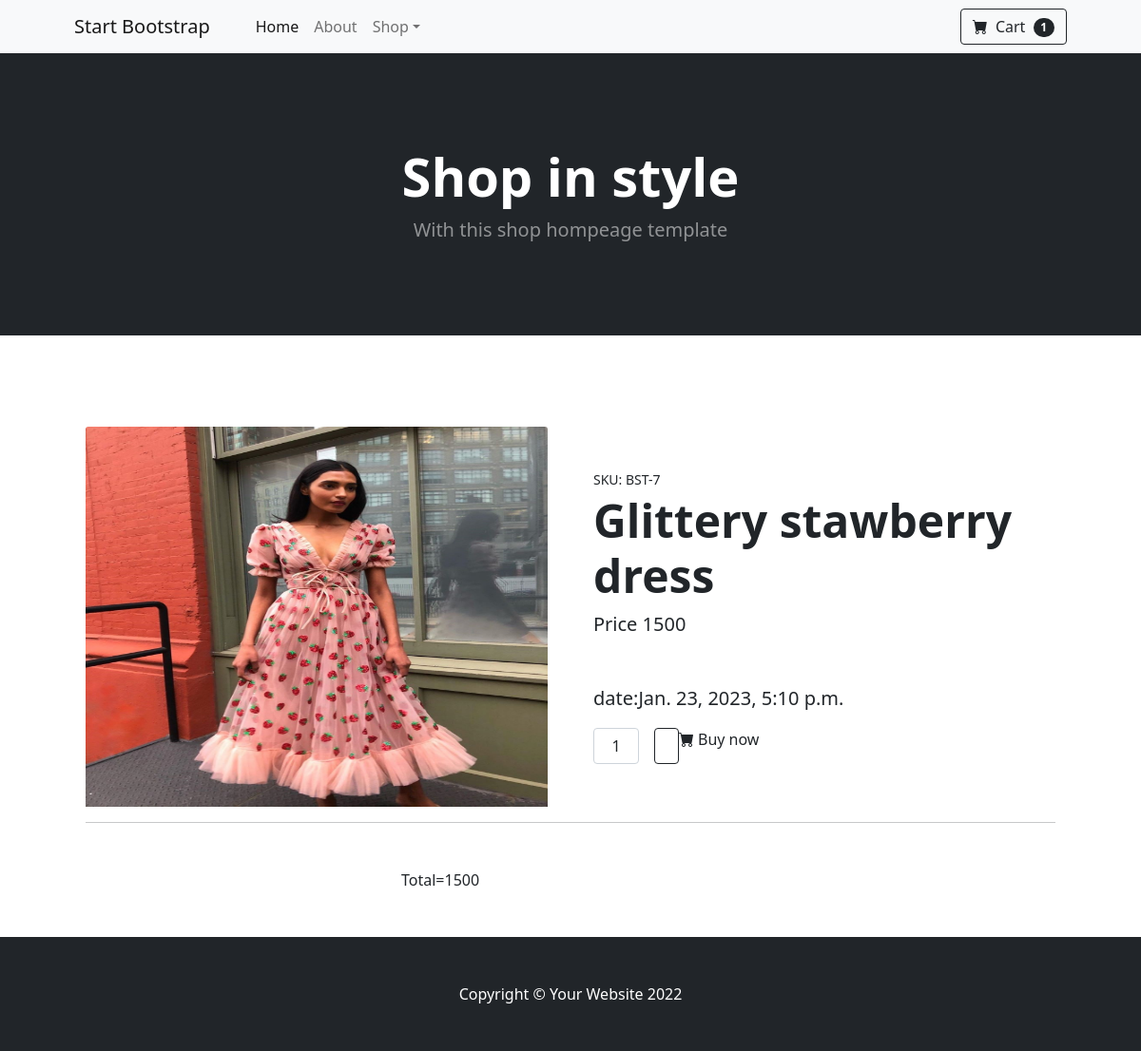
Screenshot of /carts/all (signed in) with the database file from the repository.
### api/models.py (models this page shows, shortened)
class carts(models.Model):
    product=models.ForeignKey(Products,on_delete=models.CASCADE)
    user=models.ForeignKey(User,on_delete=models.CASCADE)
    date=models.DateTimeField(auto_now_add=True)

class Products(models.Model):
    name = models.CharField( max_length=200)
    price = models.PositiveIntegerField()
    description = models.CharField(max_length=200)
    category = models.CharField(max_length=200)
    image = models.ImageField(null=True,upload_to="images")

### customer/views.py (the view)
# urls.py: path("carts/all",views.CartListView.as_view(),name="cart-list")
class CartListView(ListView):
    template_name="cart-list.html"
    model=carts
    context_object_name="carts"
    def get(self,request,*args,**kwargs):
        qs=carts.objects.filter(user=request.user)
        total=carts.objects.filter(user=request.user).aggregate(tot=Sum("product__price"))
        return render(request,"cart-list.html",{"carts":qs,"total":total})

### customer/context_processor.py (called while the page is built)
def cart_count(request):
    if request.user.is_authenticated:
        count=carts.objects.filter(user=request.user).count()
    else:
        count=0
    return {"count":count}

### customer/templates/cart-list.html (shortened to what this page needs)
{%extends 'base.html'%}
{%block body%}
<section class="py-5">
    <div class="container px-4 px-lg-5 my-5">
        {%for cart in carts%}
        <div class="row gx-4 gx-lg-5 align-items-center mt-3">
            <div class="col-md-6">
            {%if cart.product.image%}
              <img class="card-img-top mb-5 mb-md-0" height="400" width="200" src="{{ cart.product.image.url}}" alt="..." /></div>
            {%else%}
              <img class="card-img-top mb-5 mb-md-0" height="400" width="200" src="https://dummyimage.com/600x700/dee2e6/6c757d.jpg" alt="..." /></div>
            {%endif%}
            <div class="col-md-6">
                <div class="small mb-1">SKU: BST-{{cart.product.id}}</div>
                <h1 class="display-5 fw-bolder">{{cart.product.name}}</h1>
                <div class="fs-5 mb-5">
                    <span >Price</span>
                    <span>{{cart.product.price}}</span>
                </div>
                <p class="lead">date:{{cart.date}}</p>
                <div class="d-flex">
                    <input class="form-control text-center me-3" id="inputQuantity" type="num" value="1" style="max-width: 3rem" />
                    <a class="btn btn-outline-dark flex-shrink-0" type="button"></a>
                        <i class="bi-cart-fill me-1"></i>
                        Buy now
                </div>
            </div>
        </div>
        <hr>
        {%endfor%}
    </div>
    <div class="row">
        <div class="col-4"></div>
        <div class="col-4">
            Total={{total.tot}}
        </div>
        <div class="col-4"></div>
    </div>
</section>
{%endblock%}

### rows the page displays
carts: product.image (picture), product.id "7", product.name "Glittery stawberry dress", product.price "1500", date "Jan. 23, 2023, 5:10 p.m."

### other values shown
{{ count }} "1"
{{ total.tot }} "1500"
